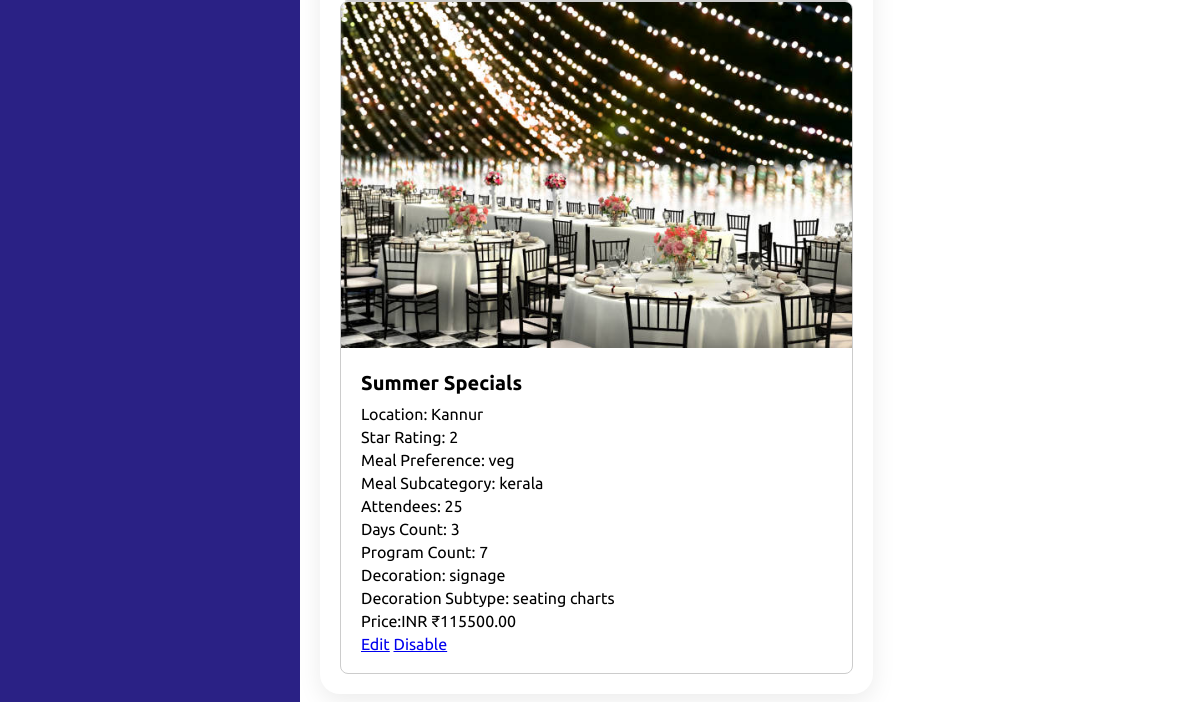
The page /myadmin/adview_packages/ (signed in, lower part) on the database as committed earlier.
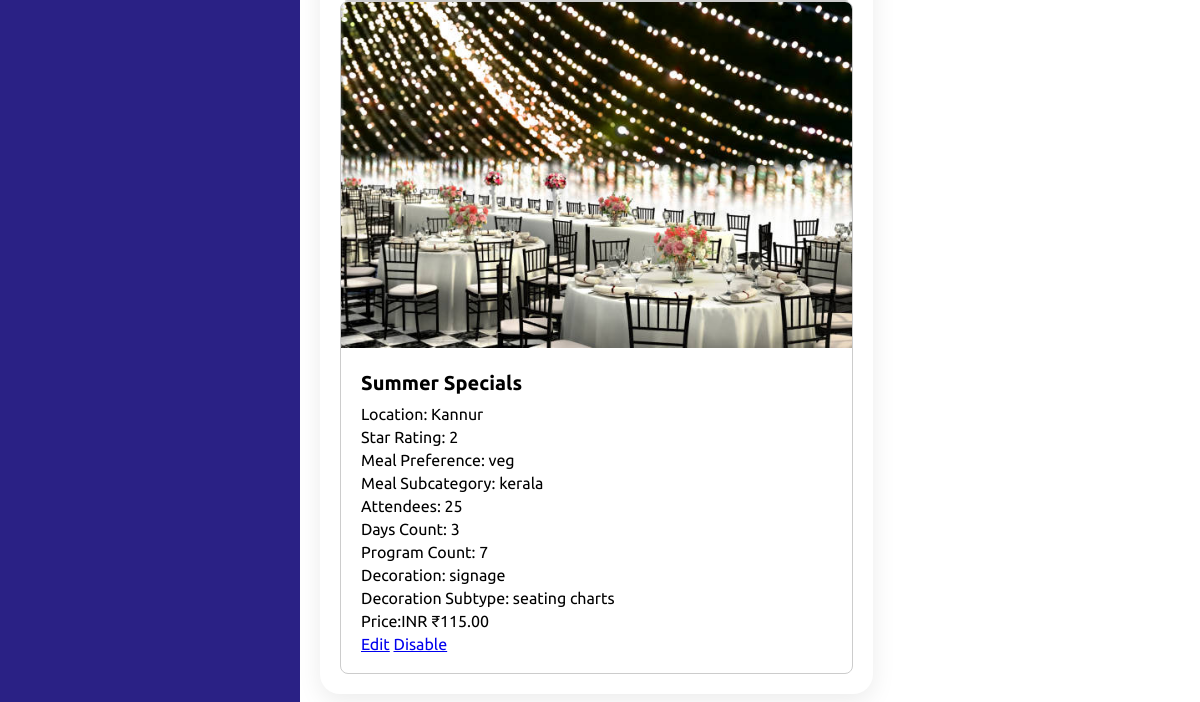
The same page on the database as committed later.
### myadmin/models.py (models this page shows, shortened)
class Package(models.Model):
    package_name = models.CharField(max_length=100)
    star_rating = models.IntegerField()
    meal_preference = models.CharField(max_length=50)
    subcategory = models.CharField(max_length=20)
    attendees = models.IntegerField()
    days_count = models.IntegerField()
    program_count = models.IntegerField()
    price = models.DecimalField(max_digits=10, decimal_places=2)
    image = models.ImageField(upload_to='package_images/')
    location = models.CharField(max_length=100)
    dectype = models.CharField(max_length=10)
    subtype = models.CharField(max_length=20)
    description = models.TextField(default="No description provided")
    pack_status = models.BooleanField(default=True)

### myadmin/views.py (the view)
# urls.py: path('adview_packages/', views.adview_packages, name='adview_packages'),
@never_cache
@login_required(login_url='accounts:login')
def adview_packages(request):
    packages = Package.objects.all()
    return render(request, 'myadmin/adview_packages.html', {'packages': packages})

### myadmin/templates/myadmin/adview_packages.html (shortened to what this page needs)
{% load static %}
<!DOCTYPE html>
<html lang="en">
<head>
    <link rel="stylesheet" href="{% static 'css/styleadmin.css' %}">
</head>
<body>
    <div class="container">
        <div class="navigation">
        </div>
        <div class="main">
            <div class="details">
                <div class="recentOrders">
                    <div class="container">
                        <div class="row">
                            {% for package in packages %}
                            <div class="custom-card col-md-4 mb-4">
                                <div class="card">
                                    <img src="{{ package.image.url }}" class="card-img-top" alt="{{ package.package_name }}">
                                    <div class="card-body">
                                        <h5 class="card-title">{{ package.package_name }}</h5>
                                        <p class="card-text">Location: {{ package.location }}</p>
                                        <p class="card-text">Star Rating: {{ package.star_rating }}</p>
                                        <p class="card-text">Meal Preference: {{ package.meal_preference }}</p>
                                        <p class="card-text">Meal Subcategory: {{ package.subcategory }}</p>
                                        <p class="card-text">Attendees: {{ package.attendees }}</p>
                                        <p class="card-text">Days Count: {{ package.days_count }}</p>
                                        <p class="card-text">Program Count: {{ package.program_count }}</p>
                                        <p class="card-text">Decoration: {{ package.dectype }}</p>
                                        <p class="card-text">Decoration Subtype: {{ package.subtype }}</p>
                                        <p class="card-text">Price:INR ₹{{ package.price }}</p>
                                        <a href="{% url 'myadmin:edit_package' package.id %}" class="btn btn-primary">Edit</a>
                                        {% if package.pack_status %}
                <a href="{% url 'myadmin:update_package_status' pk=package.pk %}" class="btn btn-danger">Disable</a>
            {% else %}
                <a href="{% url 'myadmin:update_package_status' pk=package.pk %}" class="btn btn-success">Enable</a>
            {% endif %}
                                    </div>
                                </div>
                            </div>
                            {% endfor %}
                        </div>
                    </div>
                </div>
            </div>
        </div>
    </div>
</body>
</html>

Rows that differ between the two databases and show on the page:
changed Package "Summer Specials": price "115500.00" → "115.00"
